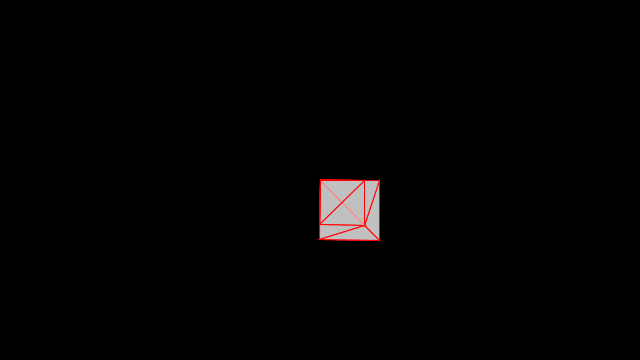
Frame 1 (no input)
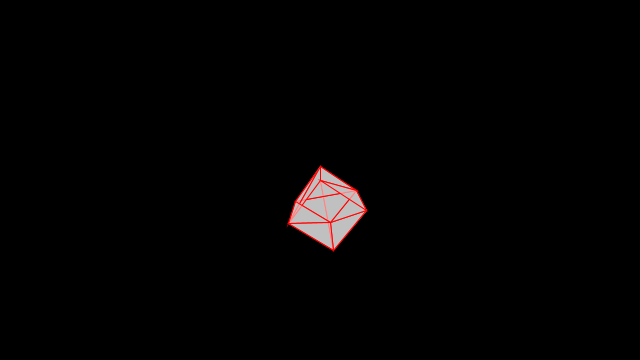
Frame 60 (the mouse pressed at the canvas centre just before this capture)
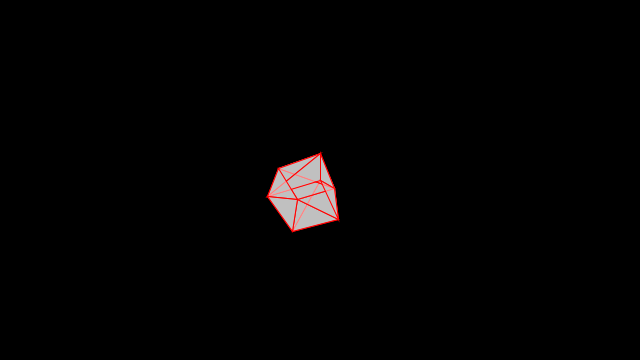
Frame 120 (the mouse held since frame 60 and released just before this capture)

The Processing sketch that drew these frames (run headless with seeded random() and noise(); from frame 60 on, the mouse is pressed at the canvas centre):

// Processing sketch: sketch_3d_engines
// ── sketch_3d_engines.pde
class Triangle {
  PVector[] p = new PVector[3];
  Triangle (float x0, float y0, float z0, float x1, float y1, float z1, float x2, float y2, float z2) {

    p[0] = new PVector(x0, y0, z0);
    p[1] = new PVector(x1, y1, z1);
    p[2] = new PVector(x2, y2, z2);
  }
  Triangle() {
    this(0, 0, 0, 0, 0, 0, 0, 0, 0);
  }
}

class Mesh {
  ArrayList<Triangle> tris = new ArrayList<Triangle>();
}

class M4x4 {
  float[][] m = new float[4][4];
}

Mesh meshCube;
M4x4 matProj = new M4x4();
float theta = 0;
PVector camera = new PVector();
void setup() {
  meshCube = new Mesh();
  size(640, 360);
  setupTris();
  matProj = new M4x4();
  // Projection Matrix
  float fNear = 0.1f;
  float fFar = 1000.0f;
  float fFov = 90.0f;
  float fAspectRatio = (float)height / (float)width;
  float fFovRad = 1.0f / tan(fFov * 0.5f / 180.0f * PI);

  matProj.m[0][0] = fAspectRatio * fFovRad;
  matProj.m[1][1] = fFovRad;
  matProj.m[2][2] = fFar / (fFar - fNear);
  matProj.m[3][2] = (-fFar * fNear) / (fFar - fNear);
  matProj.m[2][3] = 1.0f;
  matProj.m[3][3] = 0.0f;
}


void draw() {
  theta += 0.01;
  background(0);

  M4x4 matRotZ = new M4x4();
  M4x4 matRotX = new M4x4();

  // Rotation Z
  matRotZ.m[0][0] = cos(theta);
  matRotZ.m[0][1] = sin(theta);
  matRotZ.m[1][0] = -sin(theta);
  matRotZ.m[1][1] = cos(theta);
  matRotZ.m[2][2] = 1;
  matRotZ.m[3][3] = 1;

  // Rotation X
  matRotX.m[0][0] = 1;
  matRotX.m[1][1] = cos(theta * 0.5f);
  matRotX.m[1][2] = sin(theta * 0.5f);
  matRotX.m[2][1] = -sin(theta * 0.5f);
  matRotX.m[2][2] = cos(theta * 0.5f);
  matRotX.m[3][3] = 1;

  ArrayList<Triangle> toRaster = new ArrayList<Triangle>();


  // Draw Triangles
  for (Triangle tri : meshCube.tris)
  {
    Triangle triProjected = new Triangle();
    Triangle triTranslated= new Triangle();
    Triangle triRotatedZ= new Triangle();
    Triangle triRotatedZX= new Triangle();

    // Rotate in Z-Axis
    MultiplyMatrixVector(tri.p[0], triRotatedZ.p[0], matRotZ);
    MultiplyMatrixVector(tri.p[1], triRotatedZ.p[1], matRotZ);
    MultiplyMatrixVector(tri.p[2], triRotatedZ.p[2], matRotZ);

    // Rotate in X-Axis
    MultiplyMatrixVector(triRotatedZ.p[0], triRotatedZX.p[0], matRotX);
    MultiplyMatrixVector(triRotatedZ.p[1], triRotatedZX.p[1], matRotX);
    MultiplyMatrixVector(triRotatedZ.p[2], triRotatedZX.p[2], matRotX);

    // Offset into the screen
    triTranslated = triRotatedZX;
    triTranslated.p[0].z = triRotatedZX.p[0].z + 3.0f;
    triTranslated.p[1].z = triRotatedZX.p[1].z + 3.0f;
    triTranslated.p[2].z = triRotatedZX.p[2].z + 3.0f;

    // Use Cross-Product to get surface normal
    PVector normal = new PVector();
    PVector line1 = new PVector();
    PVector line2 = new PVector();

    line1.x = triTranslated.p[1].x - triTranslated.p[0].x;
    line1.y = triTranslated.p[1].y - triTranslated.p[0].y;
    line1.z = triTranslated.p[1].z - triTranslated.p[0].z;

    line2.x = triTranslated.p[2].x - triTranslated.p[0].x;
    line2.y = triTranslated.p[2].y - triTranslated.p[0].y;
    line2.z = triTranslated.p[2].z - triTranslated.p[0].z;

    normal.x = line1.y * line2.z - line1.z * line2.y;
    normal.y = line1.z * line2.x - line1.x * line2.z;
    normal.z = line1.x * line2.y - line1.y * line2.x;

    // It's normally normal to normalise the normal
    float l = sqrt(normal.x*normal.x + normal.y*normal.y + normal.z*normal.z);
    normal.x /= l; 
    normal.y /= l; 
    normal.z /= l;

    // Project triangles from 3D --> 2D
    MultiplyMatrixVector(triTranslated.p[0], triProjected.p[0], matProj);
    MultiplyMatrixVector(triTranslated.p[1], triProjected.p[1], matProj);
    MultiplyMatrixVector(triTranslated.p[2], triProjected.p[2], matProj);

    // Scale into view
    triProjected.p[0].x += 1.0f; 
    triProjected.p[0].y += 1.0f;
    triProjected.p[1].x += 1.0f; 
    triProjected.p[1].y += 1.0f;
    triProjected.p[2].x += 1.0f; 
    triProjected.p[2].y += 1.0f;
    triProjected.p[0].x *= 0.5f * (float)width;
    triProjected.p[0].y *= 0.5f * (float)height;
    triProjected.p[1].x *= 0.5f * (float)width;
    triProjected.p[1].y *= 0.5f * (float)height;
    triProjected.p[2].x *= 0.5f * (float)width;
    triProjected.p[2].y *= 0.5f * (float)height;

    // Rasterize triangle
    fill(255, 128);
    stroke(255, 0, 0);
    beginShape();
    vertex(triProjected.p[0].x, triProjected.p[0].y);
    vertex(triProjected.p[1].x, triProjected.p[1].y);
    vertex(triProjected.p[2].x, triProjected.p[2].y);
    endShape(CLOSE);
  }
}

// ── Vector_funcs.pde
void MultiplyMatrixVector(PVector i, PVector o, M4x4 m) {
  o.x = i.x * m.m[0][0] + i.y * m.m[1][0] + i.z * m.m[2][0] + m.m[3][0];
  o.y = i.x * m.m[0][1] + i.y * m.m[1][1] + i.z * m.m[2][1] + m.m[3][1];
  o.z = i.x * m.m[0][2] + i.y * m.m[1][2] + i.z * m.m[2][2] + m.m[3][2];
  float w = i.x * m.m[0][3] + i.y * m.m[1][3] + i.z * m.m[2][3] + m.m[3][3];

  if (w != 0.0f)
  {
    o.x /= w; 
    o.y /= w; 
    o.z /= w;
  }
}

void setupTris() {

  // SOUTH
  meshCube.tris.add(new Triangle( 0.0f, 0.0f, 0.0f, 0.0f, 1.0f, 0.0f, 1.0f, 1.0f, 0.0f ));

  meshCube.tris.add(new Triangle( 0.0f, 0.0f, 0.0f, 1.0f, 1.0f, 0.0f, 1.0f, 0.0f, 0.0f ));

  // EAST                                                      
  meshCube.tris.add(new Triangle(  1.0f, 0.0f, 0.0f, 1.0f, 1.0f, 0.0f, 1.0f, 1.0f, 1.0f  ));
  meshCube.tris.add(new Triangle(  1.0f, 0.0f, 0.0f, 1.0f, 1.0f, 1.0f, 1.0f, 0.0f, 1.0f  ));

  // NORTH                                                     
  meshCube.tris.add(new Triangle(  1.0f, 0.0f, 1.0f, 1.0f, 1.0f, 1.0f, 0.0f, 1.0f, 1.0f  ));
  meshCube.tris.add(new Triangle(  1.0f, 0.0f, 1.0f, 0.0f, 1.0f, 1.0f, 0.0f, 0.0f, 1.0f  ));

  // WEST                                                      
  meshCube.tris.add(new Triangle(  0.0f, 0.0f, 1.0f, 0.0f, 1.0f, 1.0f, 0.0f, 1.0f, 0.0f  ));
  meshCube.tris.add(new Triangle(  0.0f, 0.0f, 1.0f, 0.0f, 1.0f, 0.0f, 0.0f, 0.0f, 0.0f  ));

  // TOP                                                       
  meshCube.tris.add(new Triangle(  0.0f, 1.0f, 0.0f, 0.0f, 1.0f, 1.0f, 1.0f, 1.0f, 1.0f  ));
  meshCube.tris.add(new Triangle(  0.0f, 1.0f, 0.0f, 1.0f, 1.0f, 1.0f, 1.0f, 1.0f, 0.0f  ));

  // BOTTOM                                                    
  meshCube.tris.add(new Triangle(  1.0f, 0.0f, 1.0f, 0.0f, 0.0f, 1.0f, 0.0f, 0.0f, 0.0f  ));
  meshCube.tris.add(new Triangle(  1.0f, 0.0f, 1.0f, 0.0f, 0.0f, 0.0f, 1.0f, 0.0f, 0.0f  ));
}
